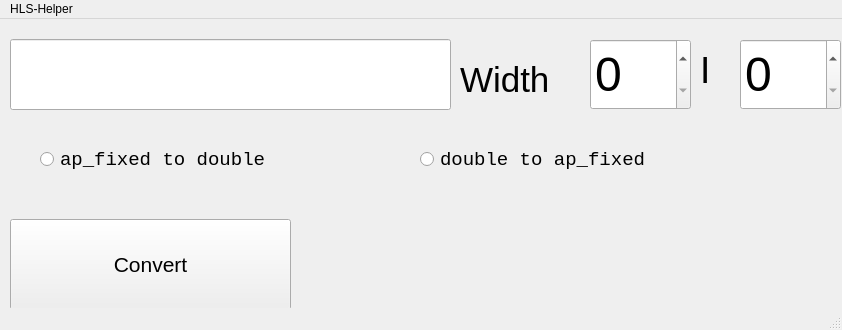
<?xml version="1.0" encoding="UTF-8"?>
<ui version="4.0">
 <class>MainWindow</class>
 <widget class="QMainWindow" name="MainWindow">
  <property name="geometry">
   <rect>
    <x>0</x>
    <y>0</y>
    <width>842</width>
    <height>330</height>
   </rect>
  </property>
  <property name="windowTitle">
   <string>MainWindow</string>
  </property>
  <widget class="QWidget" name="centralwidget">
   <widget class="QLineEdit" name="lineEdit">
    <property name="geometry">
     <rect>
      <x>10</x>
      <y>20</y>
      <width>441</width>
      <height>71</height>
     </rect>
    </property>
    <property name="font">
     <font>
      <family>Consolas</family>
      <pointsize>18</pointsize>
     </font>
    </property>
   </widget>
   <widget class="QPushButton" name="pushButton">
    <property name="geometry">
     <rect>
      <x>10</x>
      <y>200</y>
      <width>281</width>
      <height>91</height>
     </rect>
    </property>
    <property name="font">
     <font>
      <pointsize>16</pointsize>
     </font>
    </property>
    <property name="text">
     <string>Convert</string>
    </property>
   </widget>
   <widget class="QSpinBox" name="spinBox_w">
    <property name="geometry">
     <rect>
      <x>590</x>
      <y>20</y>
      <width>101</width>
      <height>71</height>
     </rect>
    </property>
    <property name="font">
     <font>
      <pointsize>36</pointsize>
     </font>
    </property>
   </widget>
   <widget class="QLabel" name="label">
    <property name="geometry">
     <rect>
      <x>460</x>
      <y>30</y>
      <width>121</width>
      <height>61</height>
     </rect>
    </property>
    <property name="font">
     <font>
      <pointsize>26</pointsize>
     </font>
    </property>
    <property name="text">
     <string>Width</string>
    </property>
   </widget>
   <widget class="QLabel" name="label_2">
    <property name="geometry">
     <rect>
      <x>700</x>
      <y>20</y>
      <width>41</width>
      <height>61</height>
     </rect>
    </property>
    <property name="font">
     <font>
      <pointsize>28</pointsize>
     </font>
    </property>
    <property name="text">
     <string>I</string>
    </property>
   </widget>
   <widget class="QSpinBox" name="spinBox_i">
    <property name="geometry">
     <rect>
      <x>740</x>
      <y>20</y>
      <width>101</width>
      <height>71</height>
     </rect>
    </property>
    <property name="font">
     <font>
      <pointsize>36</pointsize>
     </font>
    </property>
   </widget>
   <widget class="QRadioButton" name="radioButton_apfixed_double">
    <property name="geometry">
     <rect>
      <x>40</x>
      <y>120</y>
      <width>271</width>
      <height>41</height>
     </rect>
    </property>
    <property name="font">
     <font>
      <family>Consolas</family>
      <pointsize>14</pointsize>
     </font>
    </property>
    <property name="text">
     <string>ap_fixed to double</string>
    </property>
    <property name="iconSize">
     <size>
      <width>30</width>
      <height>30</height>
     </size>
    </property>
   </widget>
   <widget class="QRadioButton" name="radioButton_double_apfixed">
    <property name="geometry">
     <rect>
      <x>420</x>
      <y>120</y>
      <width>271</width>
      <height>41</height>
     </rect>
    </property>
    <property name="font">
     <font>
      <family>Consolas</family>
      <pointsize>14</pointsize>
     </font>
    </property>
    <property name="text">
     <string>double to ap_fixed</string>
    </property>
   </widget>
   <widget class="QLabel" name="label_result">
    <property name="geometry">
     <rect>
      <x>310</x>
      <y>210</y>
      <width>501</width>
      <height>71</height>
     </rect>
    </property>
    <property name="font">
     <font>
      <family>Consolas</family>
      <pointsize>20</pointsize>
     </font>
    </property>
    <property name="text">
     <string/>
    </property>
   </widget>
  </widget>
  <widget class="QMenuBar" name="menubar">
   <property name="geometry">
    <rect>
     <x>0</x>
     <y>0</y>
     <width>842</width>
     <height>26</height>
    </rect>
   </property>
   <widget class="QMenu" name="menuHLS_Helper">
    <property name="title">
     <string>HLS-Helper</string>
    </property>
   </widget>
   <addaction name="menuHLS_Helper"/>
  </widget>
  <widget class="QStatusBar" name="statusbar"/>
 </widget>
 <resources/>
 <connections/>
</ui>
